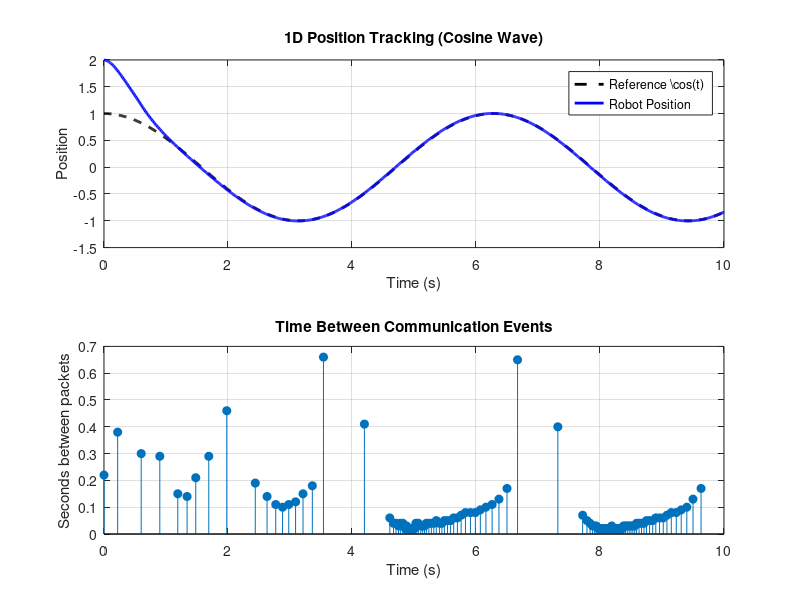

MATLAB code to generate this figure:
% =========================================================================
% 1D Event-Triggered Polynomial Control (Cosine Tracking)
% =========================================================================
clear; clc; close all;

% --- 1. SYSTEM DYNAMICS & LQR ---
A = [0 1; 0 0];
B = [0; 1];
Q = [10 0; 0 1];          % Penalize position error more than velocity
R = 0.1;                  % Penalize control effort
K = lqr(A, B, Q, R);      % Calculate 1x2 Gain Matrix
P = lyap((A - B*K)', Q);  % Lyapunov matrix for the trigger

% --- 2. SIMULATION SETUP ---
dt = 0.01;                % 10ms time step
t_final = 10;             % Simulate 10 seconds
time = 0:dt:t_final;
N = length(time);

x = [2; 0];               % Start off-path at position = 2
t_k = 0;                  % First event at t=0
sigma = 0.05;             % Strictness of event trigger

% Pre-compute matrix powers for polynomial
A_cl = A - B*K;
A_cl_2 = A_cl * A_cl;

% Storage for plotting
x_hist = zeros(2, N);
xr_hist = zeros(2, N);
event_times = [];

% --- 3. MAIN LOOP ---
for i = 1:N
    t = time(i);
    
    % a) Define Reference Trajectory (Cosine)
    xr = [cos(t); -sin(t)];
    ur = -cos(t);
    ur_dot = sin(t);
    ur_ddot = cos(t);
    
    % Exact error
    e = x - xr;
    
    % b) Calculate Polynomial Coefficients at Event Time
    if t == t_k
        event_times = [event_times, t]; 
        c0 = ur - K*e;
        c1 = ur_dot - K * A_cl * e;
        c2 = 0.5 * (ur_ddot - K * A_cl_2 * e);
    end
    
    % c) Actuator Applies Polynomial Control
    delta_t = t - t_k;
    u_applied = c0 + c1*delta_t + c2*(delta_t^2);
    
    % d) Lyapunov Event Trigger Check
    u_ideal = ur - K*e;
    epsilon = u_applied - u_ideal;
    
    trigger_left = norm(2 * e' * P * B * epsilon);
    trigger_right = sigma * (e' * Q * e);
    
    if trigger_left >= trigger_right && t > t_k
        t_k = t + dt; % Trigger next event!
    end
    
    % e) Update Physics
    x = x + (A*x + B*u_applied) * dt;
    
    % Save data
    x_hist(:, i) = x;
    xr_hist(:, i) = xr;
end

% --- 4. PLOT RESULTS ---
figure;
subplot(2,1,1);
plot(time, xr_hist(1,:), 'k--', 'LineWidth', 2); hold on;
plot(time, x_hist(1,:), 'b', 'LineWidth', 2);
title('1D Position Tracking (Cosine Wave)');
xlabel('Time (s)'); ylabel('Position');
legend('Reference \cos(t)', 'Robot Position'); grid on;

subplot(2,1,2);
stem(event_times(1:end-1), diff(event_times), 'filled');
title('Time Between Communication Events');
xlabel('Time (s)'); ylabel('Seconds between packets'); grid on;

fprintf('Events triggered: %d out of %d steps.\n', length(event_times), N);
